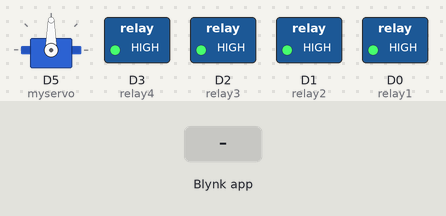
Recording of a sketch running on a simulated ESP8266 (NodeMCU). On the bench: servo, switched loads named in the sketch (green lamp = pin HIGH). Inputs (shaded band) come from the test bench. WiFi joins after 1.5 s; servers stay silent unless stated; what the sketch prints to the serial monitor is not drawn.

Above: at 3.0 s.
3.1 s: Blynk app writes 1 to V0
At 3.5 s:
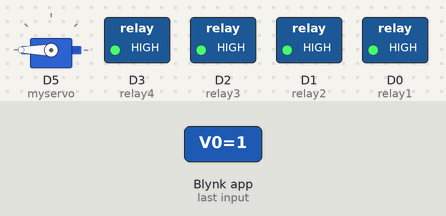
4.6 s: Blynk app writes 0 to V0
At 5.8 s:
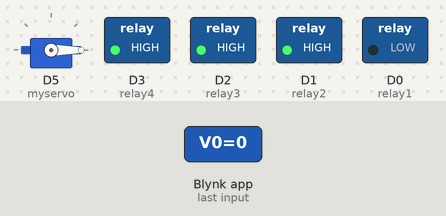
6.1 s: Blynk app writes 200 to V0
At 7.0 s:
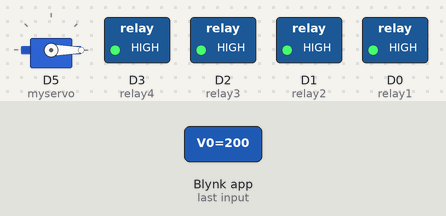
7.6 s: Blynk app writes 0 to V1
At 8.1 s:
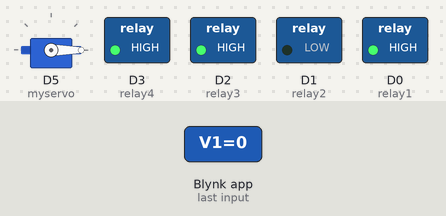
9.1 s: Blynk app writes 0 to V2
At 10.3 s:
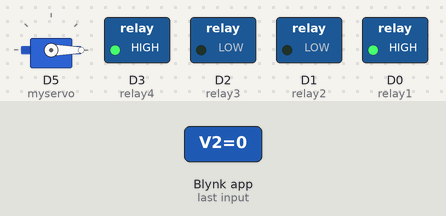
10.6 s: Blynk app writes 1 to V1
At 11.6 s:
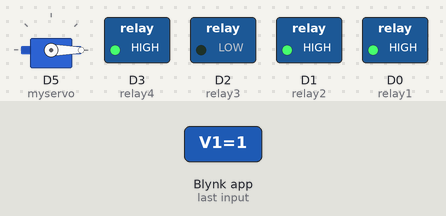
Timing chart, 0 to 13.1 s (numbered marks = the images above; inputs shaded):
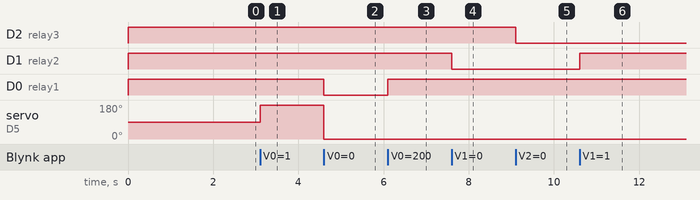

The sketch:

nodemcu.ino
```cpp
/*New blynk app project
   Home Page
*/
#include <Servo.h>
//Include the library files
#define BLYNK_PRINT Serial
#include <ESP8266WiFi.h>
#include <BlynkSimpleEsp8266.h>
int relay1=D0;
int relay2=D1;
int relay3=D2;
int relay4=D3;
#define BLYNK_TEMPLATE_ID "TMPLgEFhVzRP"
#define BLYNK_DEVICE_NAME "LED"
#define BLYNK_AUTH_TOKEN "I9Q36o6gWxr2GmRxCryMRx5Cx4AeaAmU"
char auth[] = BLYNK_AUTH_TOKEN;
char ssid[] = "Omkar";//Enter your WIFI name
char pass[] = "Omkar100";//Enter your WIFI password
Servo myservo;
int pos=0;
//Get the button value
BLYNK_WRITE(V0) {
  digitalWrite(relay1, param.asInt());
  if(param.asInt()==1){
  myservo.write(180);}
   if(param.asInt()==0){
  myservo.write(0);}

}
BLYNK_WRITE(V1){
  digitalWrite(relay2, param.asInt());
}
BLYNK_WRITE(V2){
  digitalWrite(relay3, param.asInt());
}
BLYNK_WRITE(V3){
  digitalWrite(relay4, param.asInt());
}
BLYNK_CONNECTED(){
  Blynk.syncAll();
}
void setup() {
  //Set the LED pin as an output pin
  myservo.attach(14);
  Serial.begin(115200);
  Serial.println("Welcome to the new project");
  pinMode(D1,OUTPUT);
  pinMode(D0, OUTPUT);
  pinMode(D2, OUTPUT);
  pinMode(D3, OUTPUT);
  digitalWrite(relay1,HIGH);
  digitalWrite(relay2,HIGH);
  digitalWrite(relay3,HIGH);
  digitalWrite(relay4,HIGH);
  //Initialize the Blynk library
  Blynk.begin(auth, ssid, pass, "blynk.cloud", 80);
}

void loop() {
  //Run the Blynk library
  Blynk.run();
}
```

Measured:
- after the input at 3.1 s, servo on D5 (myservo): 90° → 180° at once
- after the input at 4.6 s, D0 (relay1): HIGH → LOW at once; servo on D5 (myservo): 180° → 0° at once
- after the input at 6.1 s, D0 (relay1): LOW → HIGH at once
- after the input at 7.6 s, D1 (relay2): HIGH → LOW at once
- after the input at 9.1 s, D2 (relay3): HIGH → LOW at once
- after the input at 10.6 s, D1 (relay2): LOW → HIGH at once
